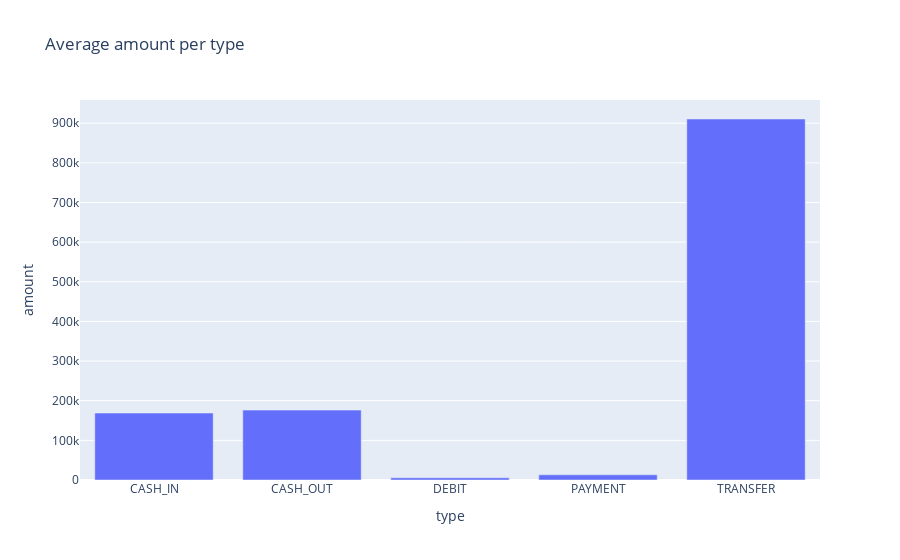

Source (notebook cell):
### Code cell
fig1.show()

### Figure 1 — Plotly figure (JSON) as saved in the notebook; plotly's stock layout.template omitted (floating-point values rounded to 4 significant figures)
{"data": [{"alignmentgroup": "True", "hovertemplate": "type=%{x}<br>amount=%{y}<extra></extra>", "legendgroup": "", "marker": {"color": "#636efa"}, "name": "", "offsetgroup": "", "orientation": "v", "showlegend": false, "textposition": "auto", "type": "bar", "x": ["CASH_IN", "CASH_OUT", "DEBIT", "PAYMENT", "TRANSFER"], "xaxis": "x", "y": [168900.0, 176300.0, 5484.0, 13060.0, 910600.0], "yaxis": "y"}], "layout": {"barmode": "relative", "legend": {"tracegroupgap": 0}, "title": {"text": "Average amount per type"}, "xaxis": {"anchor": "y", "domain": [0, 1], "title": {"text": "type"}}, "yaxis": {"anchor": "x", "domain": [0, 1], "title": {"text": "amount"}}}}
